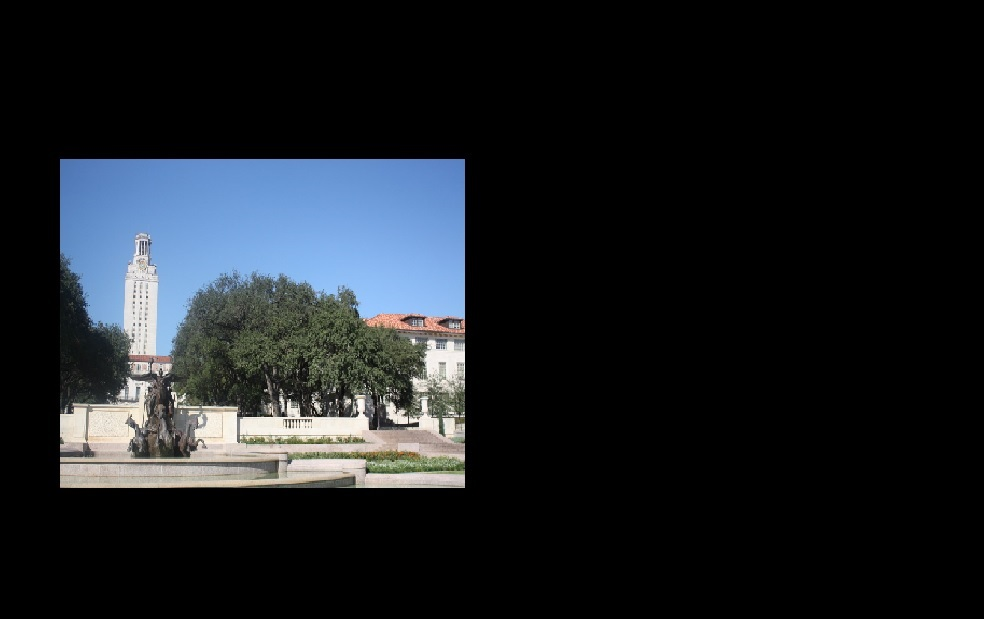
#> input picture Assignment_2/2. Image Stitching/Input_Image/large2_uttower_left.jpg, 984 x 619 px
$ python image_stitching.py
#> lines starting #> are read from the running program, lines starting #| are printed output that depends on the picture
import cv2
import numpy as np

def compute_point_img(left_img, right_img):
    """
    Function compute and return matrix conatinning matching points between left image and right image

    :param left_img: left image
    :param right_img: right image
    :return points_left, points_right: matched points of left and right images

    """
    # Create akaze feature detector
    akaze = cv2.AKAZE_create()
    # Detect and compute keypoints and descriptors in left and right image
    left_key_point, left_descriptor = akaze.detectAndCompute(left_img, None)
    right_key_point, right_descriptor = akaze.detectAndCompute(right_img, None)
    # Create descriptor matcher
    dsc_matcher = cv2.DescriptorMatcher_create(cv2.DescriptorMatcher_BRUTEFORCE_HAMMING)
    # Compute matched descriptors
    matches = dsc_matcher.match(left_descriptor, right_descriptor)
    # Sorted matched descriptor in ascending order
    matches = sorted(matches, key=lambda x: x.distance)
    matches = matches[:int(len(matches) * 0.2)]
    # Shaping left and right matched points matrix
    points_left = np.float32([left_key_point[m.queryIdx].pt for m in matches]).reshape(-1, 1, 2)
    points_right = np.float32([right_key_point[m.trainIdx].pt for m in matches]).reshape(-1, 1, 2)
    return points_left, points_right

def compute_homography(points_right, points_left):
    """
    Function that compute homography

    :param points_right: matched points from right image
    :param points_left: matched points from left image
    :return homography
    """
    homography, _ = cv2.findHomography(points_right, points_left, cv2.RANSAC, 5.0)
    return homography

def warp_image(right_img, left_img, homography):
    """
    Function that compute warped right image

    :param right_img: right image
    :param left_img: left image
    :param homography: homography
    :return right_imag_warped: warped right image corresponded to left image
    """
    right_img_warped = cv2.warpPerspective(right_img, homography, (left_img.shape[1], left_img.shape[0]))
    return right_img_warped

def merge_images(left_img, warped_right_img):
    """
    Function that merge left and warped right image using bitwise_or

    :param left_img: left image
    :param warped_right_img: warped right image
    :return merged: merged image
    """
    merged = cv2.bitwise_or(left_img, warped_right_img)
    return merged

if __name__ == "__main__":
    # Load left and right images
    left_img = cv2.imread('./Input_Image/large2_uttower_left.jpg', 0)
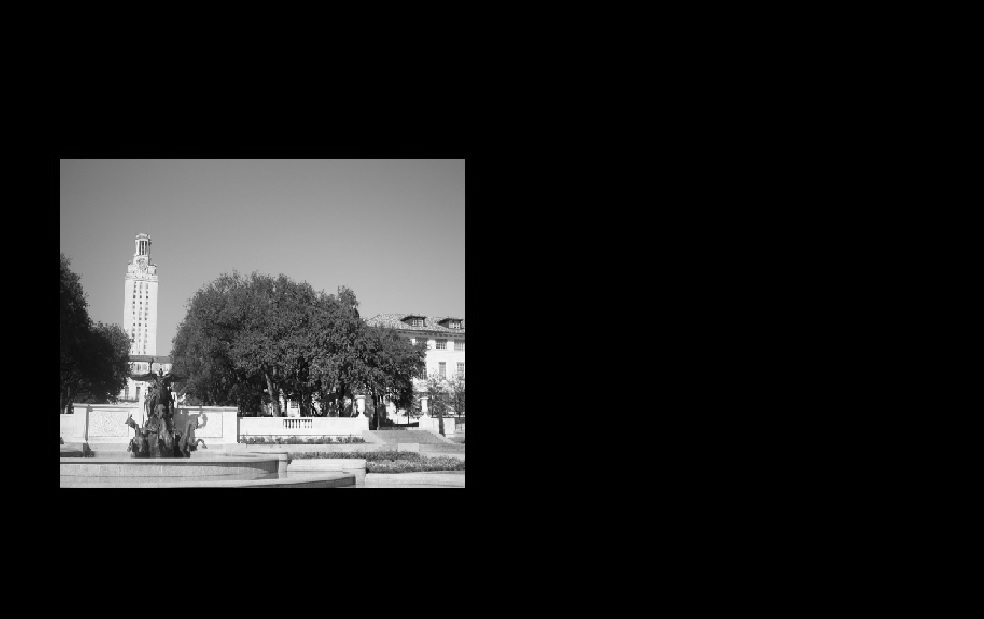
#> left_img: shape (619, 984); min 0, max 255, mean 30
    right_img = cv2.imread('./Input_Image/uttower_right.jpg', 0)
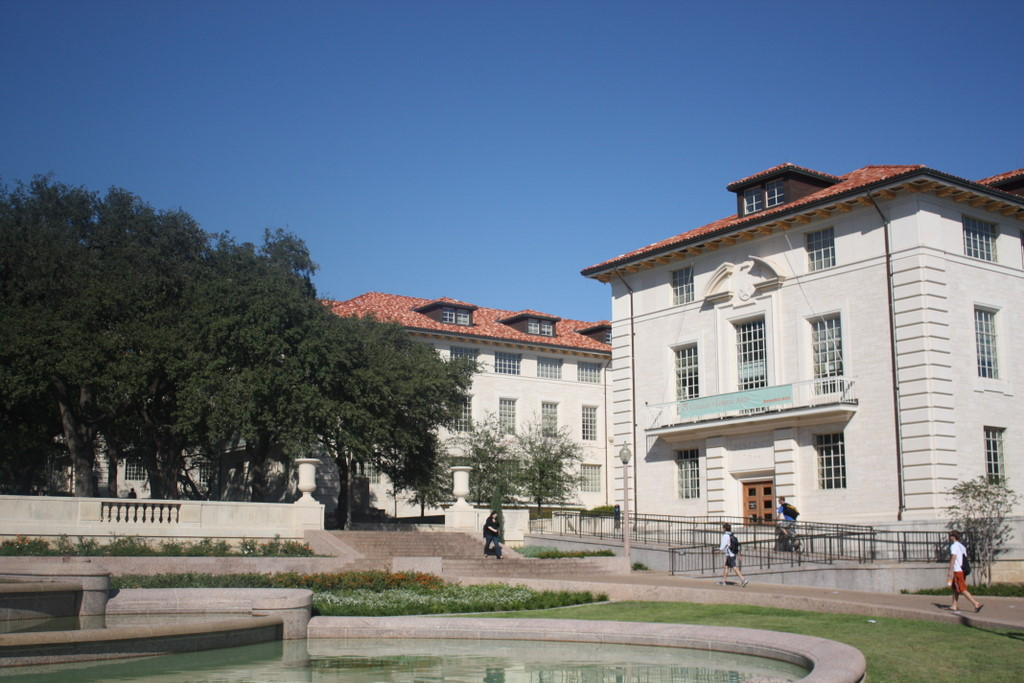
#> input picture Assignment_2/2. Image Stitching/Input_Image/uttower_right.jpg, 1024 x 683 px
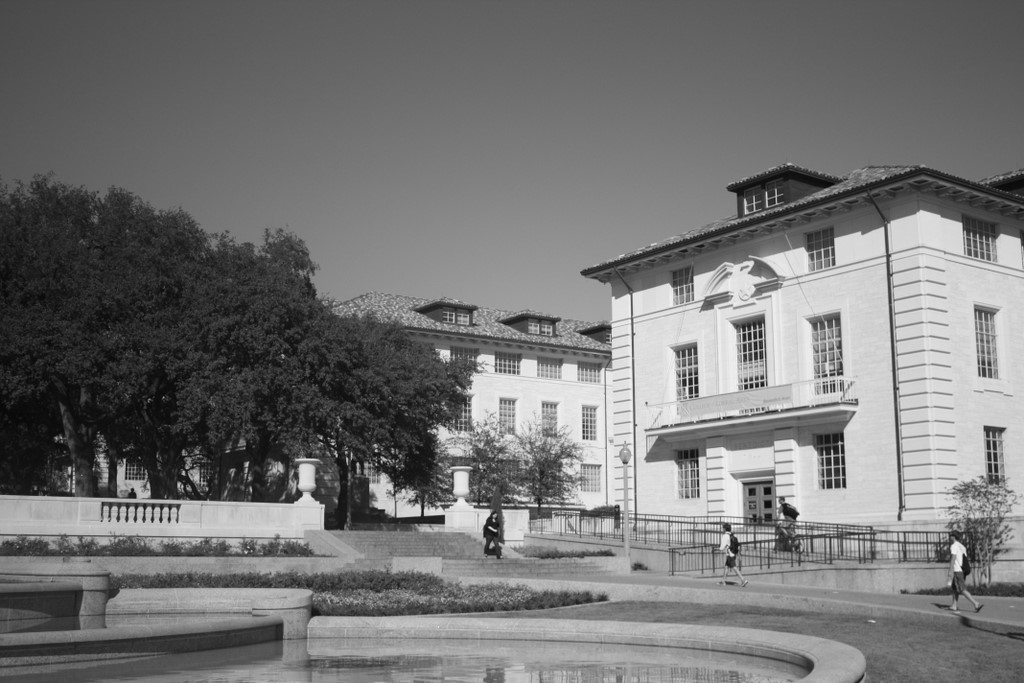
#> right_img: shape (683, 1024); min 3, max 255, mean 117
    # Compute features and matched arrays
    points_left, points_right = compute_point_img(left_img, right_img)
#> in compute_point_img, `left_key_point, left_descriptor = akaze.detectAndCompute(left_img, None)`: left_key_point = 816 keypoints; strongest (x, y, size): (457, 479, 11.4), (445, 363, 32.3), (446, 360, 22.8), (379, 421, 16.1)
#> in compute_point_img, `right_key_point, right_descriptor = akaze.detectAndCompute(right_img, ..`: right_key_point = 2237 keypoints; strongest (x, y, size): (957, 548, 8.1), (439, 520, 8.1), (792, 513, 8.1), (444, 354, 8.1)
#> in compute_point_img, `matches = dsc_matcher.match(left_descriptor, right_descriptor)`: matches = 816 matches
#> in compute_point_img, `matches = matches[:int(len(matches) * 0.2)]`: matches = 163 matches
#> in compute_point_img, `points_left = np.float32([left_key_point[m.queryIdx].pt for m in match..`: points_left = 163 rows, first 8: [419.8, 373], [348.7, 411.4], [324.2, 412.5], [421.1, 364.3], [282.3, 280.1], [429.2, 369.8], [347.9, 296.9], [366.9, 314.4]
#> in compute_point_img, `points_right = np.float32([right_key_point[m.trainIdx].pt for m in mat..`: points_right = 163 rows, first 8: [451.7, 417.5], [279.5, 490.4], [215.1, 487.3], [461.9, 400.7], [119.1, 200], [475.5, 412.8], [290.7, 252.2], [328.2, 287.6]
    # Compute homography
    homography = compute_homography(points_right, points_left)
#> in compute_homography, `homography, _ = cv2.findHomography(points_right, points_left, cv2.RANS..`: homography = [[0.292, 0.00699, 236.6], [-0.0972, 0.425, 197], [-0.000205, -4.74e-05, 1]]
    # Find the the warped right image
    warped_right_img = warp_image(right_img, left_img, homography)
#> in warp_image, `right_img_warped = cv2.warpPerspective(right_img, homography, (left_im..`:
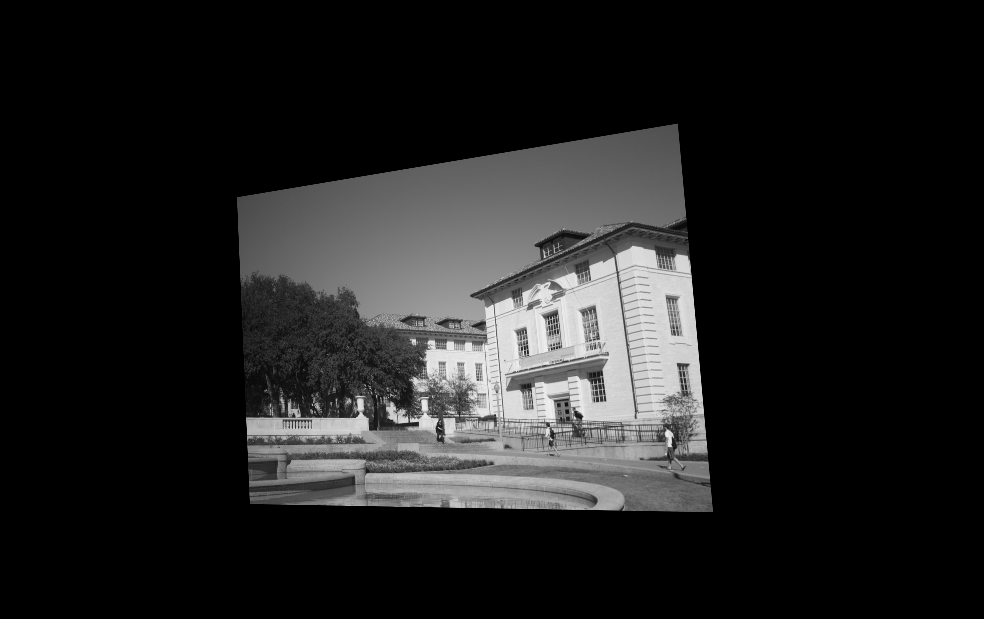
#> right_img_warped: shape (619, 984); min 0, max 243, mean 31.8
    # Merge warped right image to the left image
    merged_image = merge_images(left_img, warped_right_img)
#> in merge_images, `merged = cv2.bitwise_or(left_img, warped_right_img)`:
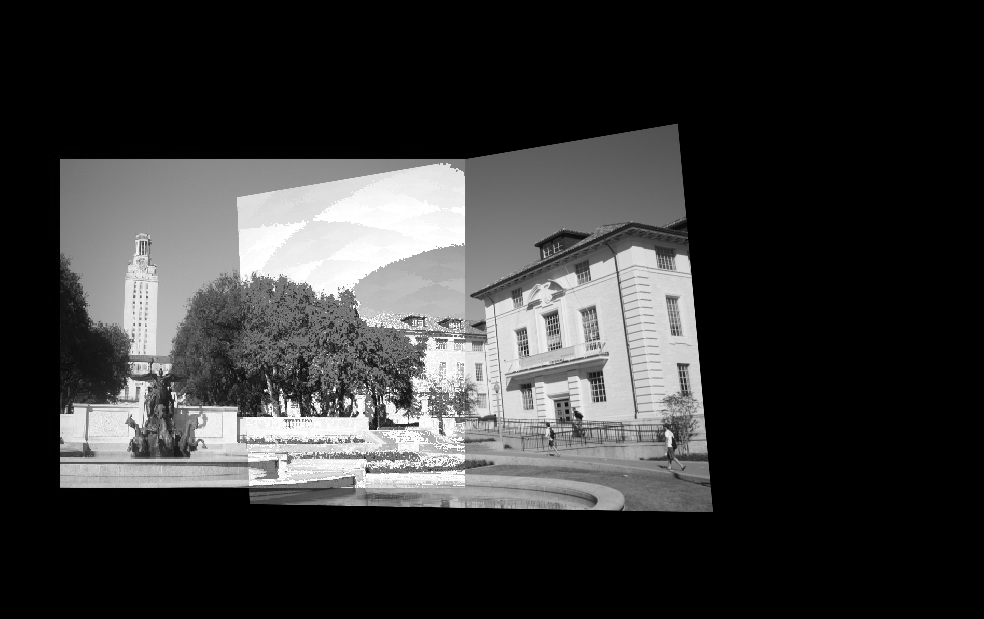
#> merged: shape (619, 984); min 0, max 255, mean 55.2
    # Diplay the merged image
    cv2.imshow('merged', merged_image)
    cv2.waitKey()
    cv2.destroyAllWindows()
